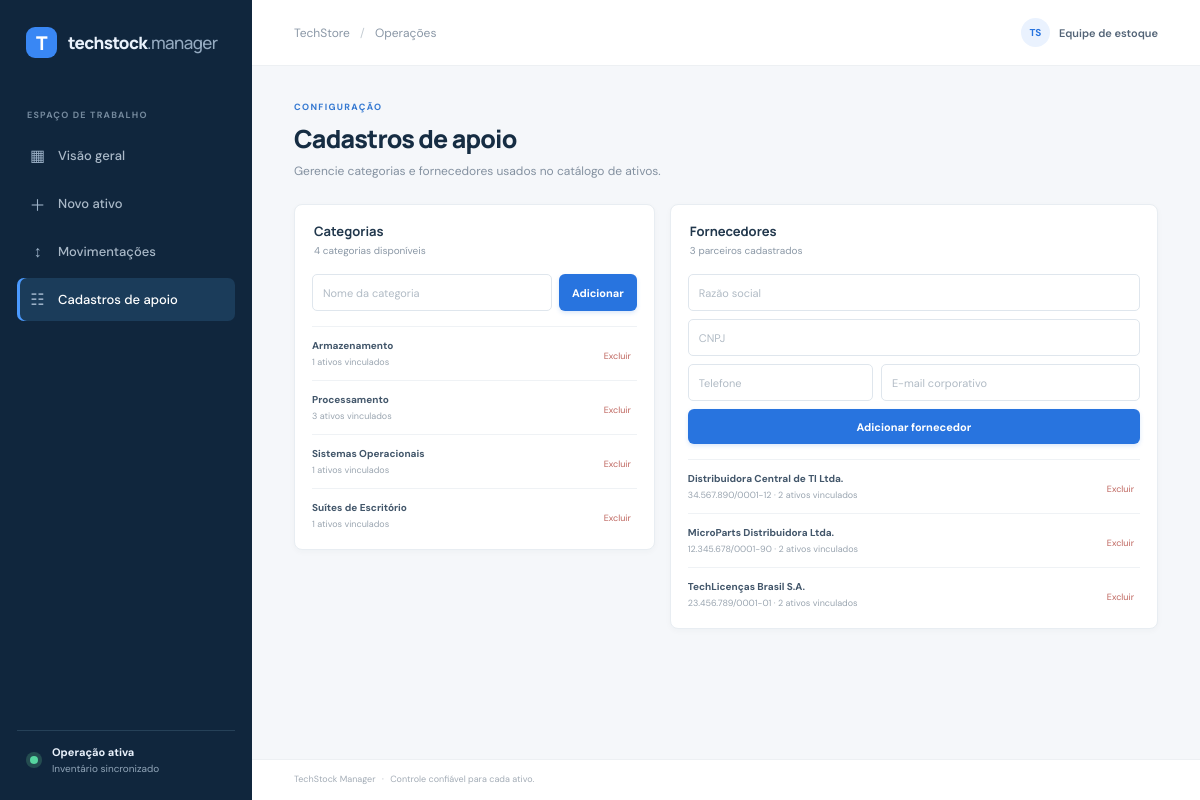
The page /catalogs on the database its author committed.
### tables this page shows
CREATE TABLE categories (
    id INTEGER PRIMARY KEY AUTOINCREMENT,
    name TEXT NOT NULL UNIQUE CHECK (length(trim(name)) > 0)
);

CREATE TABLE suppliers (
    id INTEGER PRIMARY KEY AUTOINCREMENT,
    company_name TEXT NOT NULL CHECK (length(trim(company_name)) > 0),
    cnpj TEXT NOT NULL UNIQUE CHECK (length(trim(cnpj)) > 0),
    phone TEXT NOT NULL,
    email TEXT NOT NULL
);

### app.py (the view, shortened to what this page needs)
    @app.route("/catalogs", methods=["GET", "POST"])
    def catalogs():
        db = get_db()
        categories = db.execute(
            """
            SELECT c.id, c.name, COUNT(p.id) AS product_count
            FROM categories AS c
            LEFT JOIN products AS p ON p.category_id = c.id
            GROUP BY c.id ORDER BY c.name
            """
        ).fetchall()
        suppliers = db.execute(
            """
            SELECT s.id, s.company_name, s.cnpj, s.phone, s.email,
                   COUNT(p.id) AS product_count
            FROM suppliers AS s
            LEFT JOIN products AS p ON p.supplier_id = s.id
            GROUP BY s.id ORDER BY s.company_name
            """
        ).fetchall()
        return render_template("catalogs.html", categories=categories, suppliers=suppliers)

### templates/catalogs.html (shortened to what this page needs)
{% extends "base.html" %}
{% block content %}
<section class="page-heading">
  <div class="eyebrow">CONFIGURAÇÃO</div>
  <h1>Cadastros de apoio</h1>
  <p>Gerencie categorias e fornecedores usados no catálogo de ativos.</p>
</section>
<div class="catalog-grid">
  <section class="panel catalog-panel">
    <div class="panel-heading"><div><h2>Categorias</h2><p>{{ categories|length }} categorias disponíveis</p></div></div>
    <form class="inline-create" method="post"><input type="hidden" name="catalog_type" value="category"><input name="name" placeholder="Nome da categoria" required><button class="button button-primary" type="submit">Adicionar</button></form>
    <div class="catalog-list">{% for category in categories %}<div class="catalog-item"><div><strong>{{ category.name }}</strong><small>{{ category.product_count }} ativos vinculados</small></div><form method="post" action="{{ url_for('delete_catalog_entry', catalog_type='category', catalog_id=category.id) }}"><button class="delete-button" title="Excluir categoria" aria-label="Excluir categoria {{ category.name }}">Excluir</button></form></div>{% else %}<div class="empty-activity">Nenhuma categoria cadastrada.</div>{% endfor %}</div>
  </section>
  <section class="panel catalog-panel">
    <div class="panel-heading"><div><h2>Fornecedores</h2><p>{{ suppliers|length }} parceiros cadastrados</p></div></div>
    <form class="supplier-create" method="post"><input type="hidden" name="catalog_type" value="supplier"><input name="company_name" placeholder="Razão social" required><input name="cnpj" placeholder="CNPJ" required><div class="supplier-fields"><input name="phone" placeholder="Telefone" required><input name="email" type="email" placeholder="E-mail corporativo" required></div><button class="button button-primary" type="submit">Adicionar fornecedor</button></form>
    <div class="catalog-list">{% for supplier in suppliers %}<div class="catalog-item"><div><strong>{{ supplier.company_name }}</strong><small>{{ supplier.cnpj }} · {{ supplier.product_count }} ativos vinculados</small></div><form method="post" action="{{ url_for('delete_catalog_entry', catalog_type='supplier', catalog_id=supplier.id) }}"><button class="delete-button" title="Excluir fornecedor" aria-label="Excluir fornecedor {{ supplier.company_name }}">Excluir</button></form></div>{% else %}<div class="empty-activity">Nenhum fornecedor cadastrado.</div>{% endfor %}</div>
  </section>
</div>
{% endblock %}

### templates/base.html (shortened to what this page needs)
<!doctype html>
<html lang="pt-BR">
<head>
  <link rel="stylesheet" href="{{ url_for('static', filename='style.css') }}">
</head>
<body>
  <aside class="sidebar">
    <a class="brand" href="{{ url_for('dashboard') }}">
      <span class="brand-mark">T</span>
      <span>techstock<span class="brand-light">.manager</span></span>
    </a>
    <div class="nav-label">ESPAÇO DE TRABALHO</div>
    <nav class="navigation">
      <a class="nav-link {% if request.endpoint == 'dashboard' %}active{% endif %}" href="{{ url_for('dashboard') }}">
        <span class="nav-icon">▦</span> Visão geral
      </a>
      <a class="nav-link {% if request.endpoint == 'new_product' %}active{% endif %}" href="{{ url_for('new_product') }}">
        <span class="nav-icon">＋</span> Novo ativo
      </a>
      <a class="nav-link {% if request.endpoint == 'new_movement' %}active{% endif %}" href="{{ url_for('new_movement') }}">
        <span class="nav-icon">↕</span> Movimentações
      </a>
      <a class="nav-link {% if request.endpoint == 'catalogs' %}active{% endif %}" href="{{ url_for('catalogs') }}">
        <span class="nav-icon">☷</span> Cadastros de apoio
      </a>
    </nav>
    <div class="sidebar-bottom">
      <div class="status-dot"></div>
      <div><strong>Operação ativa</strong><span>Inventário sincronizado</span></div>
    </div>
  </aside>
  <main class="main-content">
    <header class="topbar">
      <div class="breadcrumb">TechStore <span>/</span> Operações</div>
      <div class="operator"><span class="operator-avatar">TS</span><span>Equipe de estoque</span></div>
    </header>
    <div class="page-content">
      {% block content %}{% endblock %}
    </div>
    <footer>TechStock Manager <span>·</span> Controle confiável para cada ativo.</footer>
  </main>
</body>
</html>

### rows shown on the page
categories: name "Armazenamento", product_count "1"
categories: name "Processamento", product_count "3"
categories: name "Sistemas Operacionais", product_count "1"
categories: name "Suítes de Escritório", product_count "1"
suppliers: company_name "Distribuidora Central de TI Ltda.", cnpj "34.567.890/0001-12", product_count "2"
suppliers: company_name "MicroParts Distribuidora Ltda.", cnpj "12.345.678/0001-90", product_count "2"
suppliers: company_name "TechLicenças Brasil S.A.", cnpj "23.456.789/0001-01", product_count "2"

### other values the page prints
{{ categories|length }} "4"
{{ suppliers|length }} "3"
